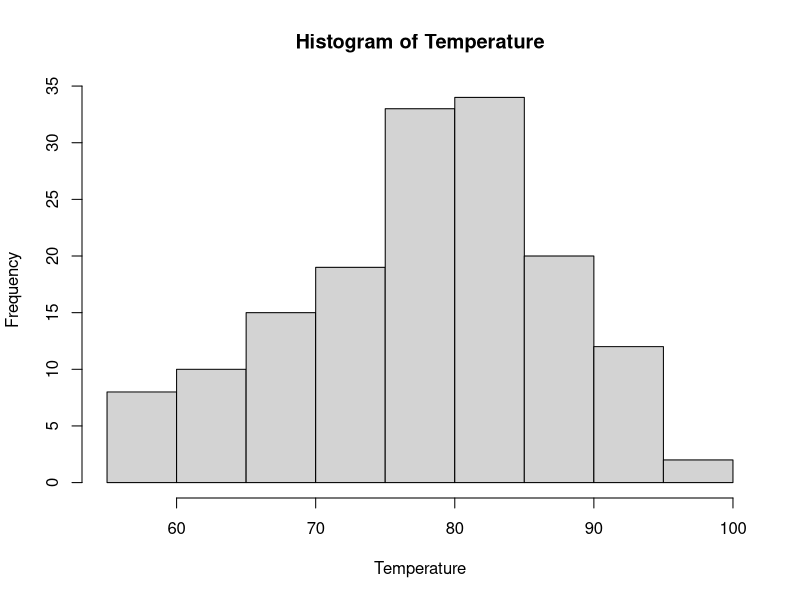
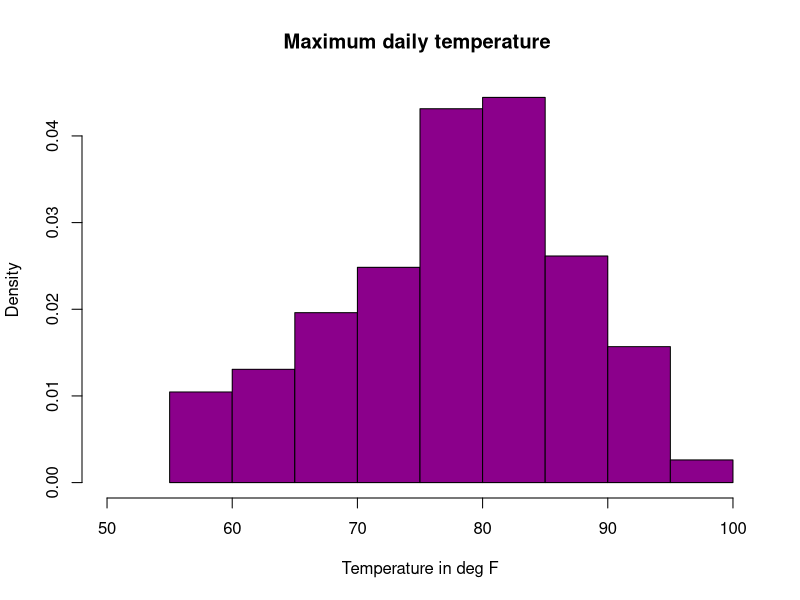
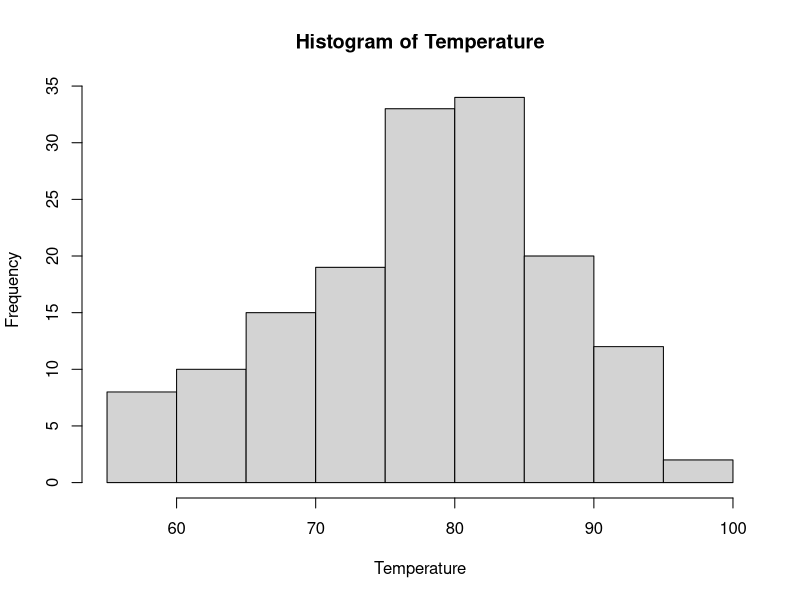
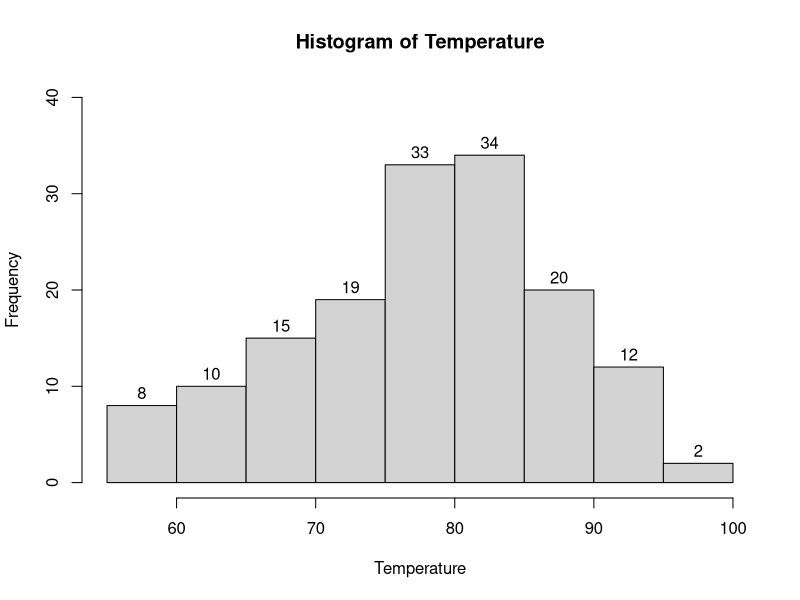
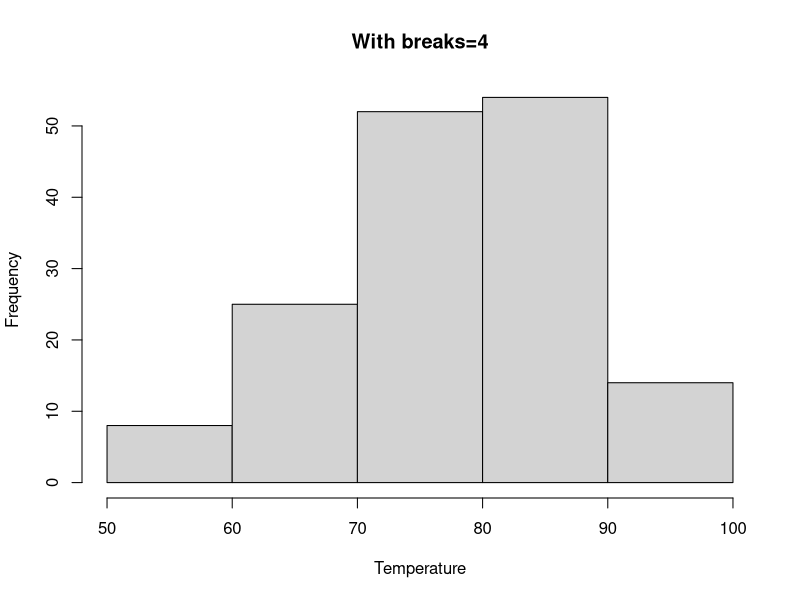
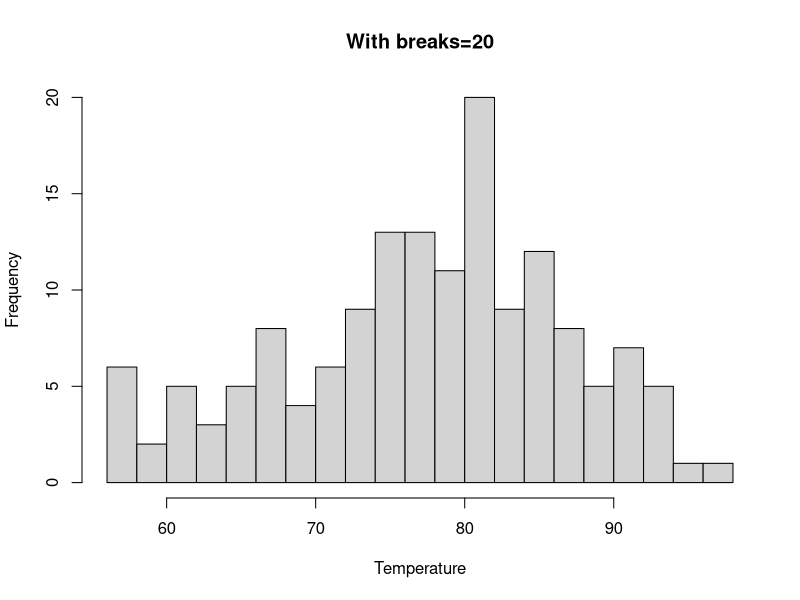
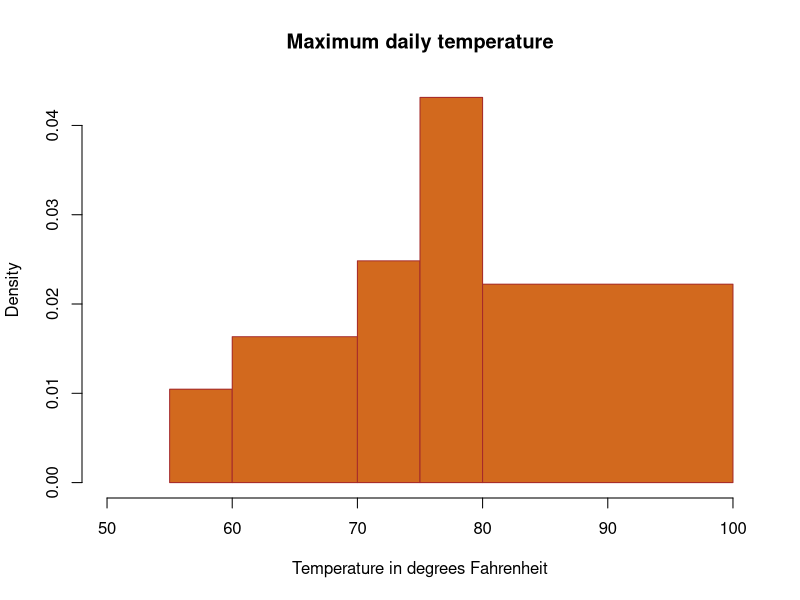

Write the R code that produced these figures, in order.
# Histogram2
#https://www.programiz.com/r-programming/histogram
str(airquality)
airquality$Temp
Temperature = airquality$Temp
hist(Temperature)
# 9 cells equally spaced; Height of cell = no of observations falling in the cell
# main title, xlab, ylab, xlim, ylim, col, freq
# histogram with added parameters

hist(Temperature,
     main="Maximum daily temperature ",
     xlab="Temperature in deg F",
     xlim=c(50,100),
     col="darkmagenta",
     freq=FALSE
)
# yaxis labeled density instead of freq. total area =1
# return value of hist()
h = hist(Temperature)
h
#breaks-places where the breaks occur,
#counts-the number of observations falling in that cell,
#density-the density of cells, mids-the midpoints of cells,
#xname-the x argument name and
#equidist-a logical value indicating if the breaks are equally spaced or not.
#
h <- hist(Temperature,ylim=c(0,40))
text(h$mids,h$counts,labels=h$counts, adj=c(0.5, -0.5))

#Define no of breaks
hist(Temperature, breaks=4, main="With breaks=4")
hist(Temperature, breaks=20, main="With breaks=20")

#With manual Breaks
hist(Temperature,
     main="Maximum daily temperature",
     xlab="Temperature in degrees Fahrenheit",
     xlim=c(50,100),
     col="chocolate",
     border="brown",
     breaks=c(55,60,70,75,80,100)
)
